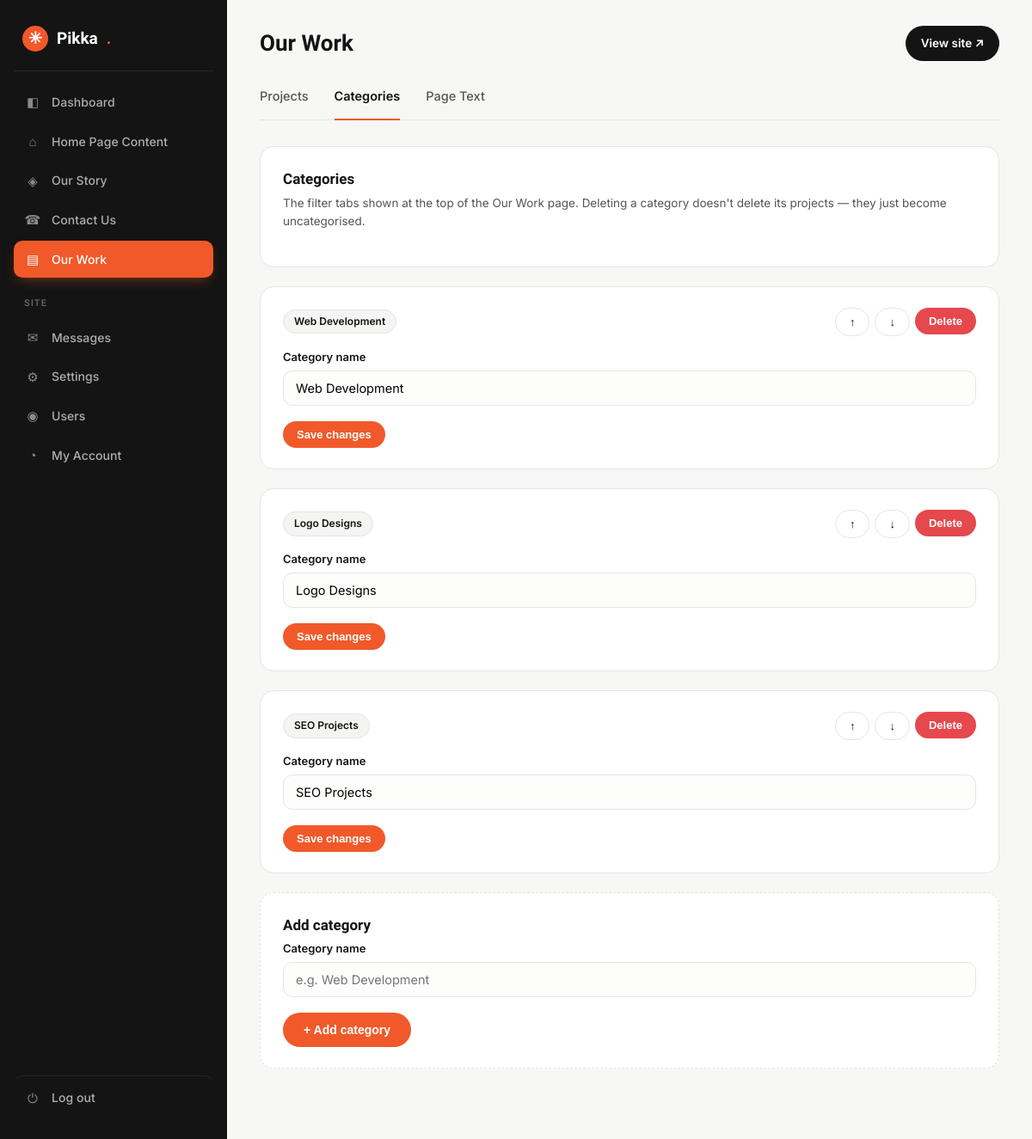
/admin/work.php?tab=categories (signed in), run on the app's committed database.
### tables this page shows
CREATE TABLE IF NOT EXISTS `work_categories` (
  `id` INT(11) NOT NULL AUTO_INCREMENT,
  `name` VARCHAR(120) NOT NULL,
  `slug` VARCHAR(140) NOT NULL,
  `sort_order` INT(11) DEFAULT 0,
  PRIMARY KEY (`id`),
  UNIQUE KEY `slug` (`slug`)
);

### includes/functions.php (called while the page is built, shortened)
<?php
require_once __DIR__ . '/config.php';
function e($str) {
    return htmlspecialchars($str ?? '', ENT_QUOTES, 'UTF-8');
}
function get_work_categories() {
    $out = [];
    $res = mysqli_query(db(), "SELECT * FROM work_categories ORDER BY sort_order ASC, id ASC");
    if ($res) while ($row = mysqli_fetch_assoc($res)) $out[] = $row;
    return $out;
}
    ?>

### includes/config.php (called while the page is built, shortened)
<?php
function db() {
    static $conn = null;
    if ($conn === null) {
        $conn = @mysqli_connect(DB_HOST, DB_USER, DB_PASS, DB_NAME);
        mysqli_set_charset($conn, 'utf8mb4');
    }
    return $conn;
}

### admin/work.php (the view, shortened to what this page needs)
<?php
require_once __DIR__ . '/auth.php';
$tabs = [
    'projects'   => ['label' => 'Projects'],
    'categories' => ['label' => 'Categories'],
    'content'    => ['label' => 'Page Text'],
];
$tab = $_GET['tab'] ?? 'projects';
$hero_fields = [
    'work_hero_eyebrow'     => ['Eyebrow', 'text', 'Our Work'],
    'work_hero_headline'    => ['Headline', 'text', "Projects we're proud of."],
    'work_hero_subheadline' => ['Sub-headline', 'textarea', "A look at the branding, websites and campaigns we've built for New Zealand businesses — real work, for real Kiwi companies."],
];
foreach ($hero_fields as $key => $meta) {
    [$label, $type, $default] = $meta;
}
$workTablesReady = (bool) mysqli_query(db(), "SELECT 1 FROM work_categories LIMIT 1")
    && (bool) mysqli_query(db(), "SELECT 1 FROM work_projects LIMIT 1");
$categories = get_work_categories();
require __DIR__ . '/header.php';
?>
<div class="subnav">
  <?php foreach ($tabs as $key => $meta): ?>
    <a href="?tab=<?= e($key) ?>" class="<?= $tab === $key ? 'active' : '' ?>"><?= e($meta['label']) ?></a>
  <?php endforeach; ?>
</div>
<?php if ($tab === 'content'): ?>
  <div class="card">
    <h2>Page Text</h2>
    <p class="sub">Edit the heading text shown at the top of the public Our Work page.</p>
    <form method="post" action="?tab=content">
      <input type="hidden" name="csrf" value="<?= e(csrf_token()) ?>">
      <?php foreach ($hero_fields as $key => $meta): [$label, $type, $default] = $meta; $val = c($key, $default); ?>
        <div class="field">
          <label><?= e($label) ?></label>
          <?php if ($type === 'textarea'): ?>
            <textarea name="field[<?= e($key) ?>]" rows="3"><?= e($val) ?></textarea>
          <?php else: ?>
            <input type="text" name="field[<?= e($key) ?>]" value="<?= e($val) ?>">
          <?php endif; ?>
        </div>
      <?php endforeach; ?>
      <button class="btn" type="submit">Save changes</button>
    </form>
  </div>
<?php elseif ($tab === 'categories'): ?>
  <div class="card">
    <h2>Categories</h2>
    <p class="sub">The filter tabs shown at the top of the Our Work page. Deleting a category doesn't delete its projects — they just become uncategorised.</p>
  </div>
  <?php foreach ($categories as $idx => $cat): ?>
  <div class="card">
    <div class="rh" style="display:flex;justify-content:space-between;align-items:center;margin-bottom:14px">
      <span class="pill"><?= e($cat['name']) ?></span>
      <div style="display:flex;gap:6px">
        <form method="post" action="?tab=categories" style="display:inline"><button class="btn btn-ghost btn-sm" <?= $idx === 0 ? 'disabled' : '' ?>>↑</button></form>
        <form method="post" action="?tab=categories" style="display:inline"><button class="btn btn-ghost btn-sm" <?= $idx === count($categories) - 1 ? 'disabled' : '' ?>>↓</button></form>
        <form method="post" action="?tab=categories" style="display:inline" onsubmit="return confirm('Delete this category? Projects in it will become uncategorised, not deleted.')"><button class="btn btn-danger btn-sm">Delete</button></form>
      </div>
    </div>
    <form method="post" action="?tab=categories">
      <div class="field"><label>Category name</label><input type="text" name="name" value="<?= e($cat['name']) ?>"></div>
      <button class="btn btn-sm" type="submit">Save changes</button>
    </form>
  </div>
  <?php endforeach; ?>
  <div class="card" style="border-style:dashed">
    <h2>Add category</h2>
    <form method="post" action="?tab=categories">
      <div class="field"><label>Category name</label><input type="text" name="name" placeholder="e.g. Web Development"></div>
      <button class="btn" type="submit">+ Add category</button>
    </form>
  </div>
<?php endif; ?>
<?php require __DIR__ . '/footer.php'; ?>

### admin/admin.css (style rules this page uses)
:root { --accent:#F1592A;--ink:#141414;--mist:#F4F4F2;--line:#e5e5e2;--ink-2:#555 }
* { box-sizing:border-box;margin:0;padding:0 }
body { font-family:'Inter',system-ui,sans-serif;background:#f7f7f5;color:var(--ink);line-height:1.55 }
a { color:inherit;text-decoration:none }
.subnav { display:flex;gap:30px;flex-wrap:wrap;margin-bottom:30px;border-bottom:1px solid var(--line) }
.subnav a { position:relative;padding:4px 0 16px;font-size:14.5px;font-weight:500;color:var(--ink-2);transition:color .2s }
.subnav a::after { content:"";position:absolute;left:0;right:0;bottom:-1px;height:2px;background:var(--accent);transform:scaleX(0);transition:transform .2s ease }
.subnav a.active { color:var(--ink);font-weight:600 }
.subnav a.active::after { transform:scaleX(1) }
.card { background:#fff;border:1px solid var(--line);border-radius:16px;padding:24px 26px;margin-bottom:22px }
.card h2 { font-family:'Sora',sans-serif;font-size:17px;margin-bottom:4px }
.card .sub { color:var(--ink-2);font-size:13.5px;margin-bottom:18px }
label { display:block;font-size:13px;font-weight:600;margin:0 0 6px }
.field { margin-bottom:18px }
input[type=text],input[type=email],input[type=password],textarea,select { width:100%;border:1px solid var(--line);border-radius:11px;padding:11px 14px;font-family:inherit;font-size:14.5px;background:#fdfdfc;transition:.2s }
.btn { display:inline-flex;align-items:center;gap:8px;background:var(--accent);color:#fff;border:0;padding:12px 24px;border-radius:100px;font-weight:600;font-size:14px;cursor:pointer;transition:.2s }
.btn-ghost { background:#fff;border:1px solid var(--line);color:var(--ink) }
.btn-sm { padding:8px 16px;font-size:13px }
.btn-danger { background:#e5484d }
.pill { background:var(--mist);border:1px solid var(--line);border-radius:100px;padding:4px 12px;font-size:12px;font-weight:600 }

### data on the page
work_categories: name "Web Development"
work_categories: name "Logo Designs"
work_categories: name "SEO Projects"

### other printed values
$title "Our Work"
$meta['label'] "Projects"
$meta['label'] "Categories"
$meta['label'] "Page Text"
